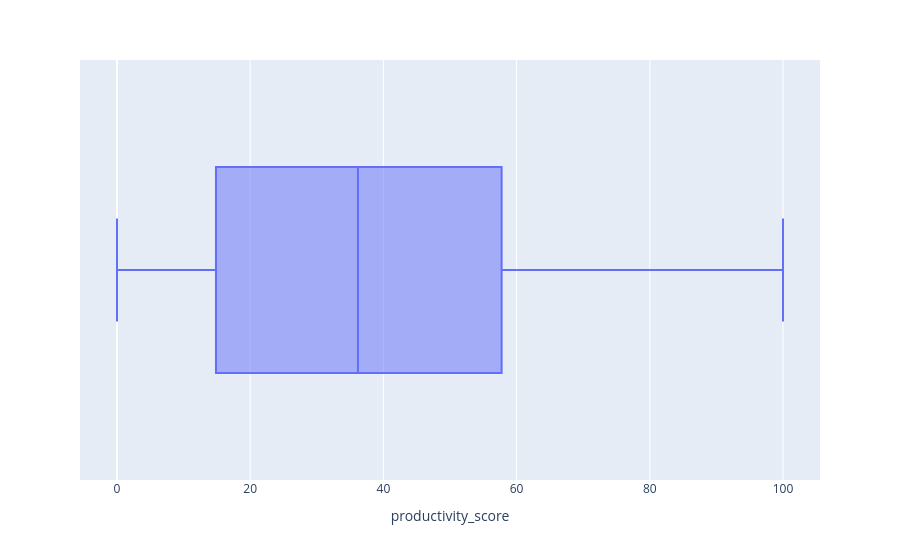

Notebook source saved alongside this figure:
### Code cell
fig = px.box(df, x="productivity_score")
fig.show()

### Figure 1 — Plotly figure (JSON) as saved in the notebook; plotly's stock layout.template omitted (floating-point values rounded to 4 significant figures; data arrays with more than 128 entries replaced by an {"elided": "..."} marker saying what was removed)
{"data": [{"alignmentgroup": "True", "hovertemplate": "productivity_score=%{x}<extra></extra>", "legendgroup": "", "marker": {"color": "#636efa"}, "name": "", "notched": false, "offsetgroup": "", "orientation": "h", "showlegend": false, "type": "box", "x": {"elided": "10000 float values"}, "x0": " ", "xaxis": "x", "y0": " ", "yaxis": "y"}], "layout": {"boxmode": "group", "legend": {"tracegroupgap": 0}, "margin": {"t": 60}, "xaxis": {"anchor": "y", "domain": [0, 1], "title": {"text": "productivity_score"}}, "yaxis": {"anchor": "x", "domain": [0, 1]}}}
